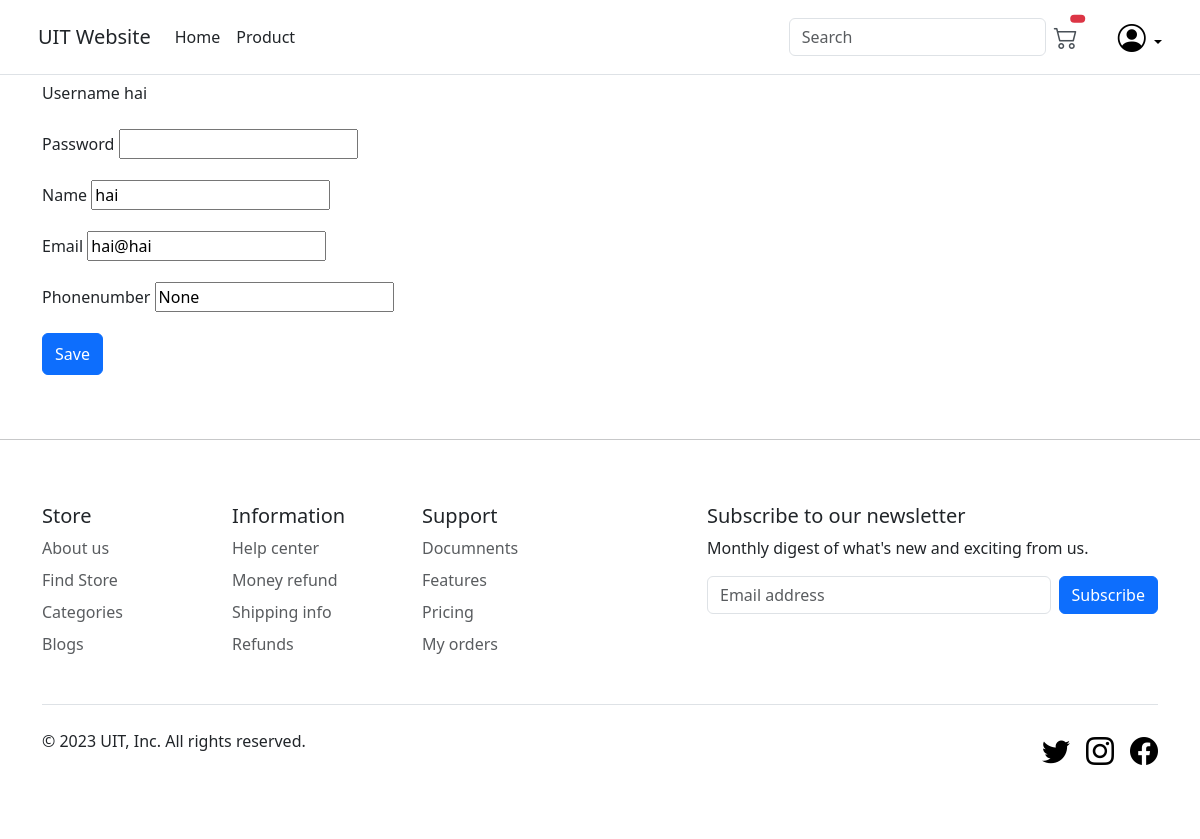
The app's page /account/ (signed in) with its own data.
### main/models.py (models this page shows, shortened)
class Customer(models.Model):
    user = models.OneToOneField(User, on_delete=models.CASCADE,null=True, blank=True)
    name = models.CharField(max_length=200, null=True)
    email = models.EmailField(max_length=200, null=True)
    phone = models.CharField(max_length=200, null=True)

### main/views.py (the view, shortened to what this page needs)
# urls.py: path('account/',views.accountPage, name='account'),
@login_required(login_url='login')   # need to login for account module
def accountPage(request):
    customer = request.user.customer    # render the page base on user
    context = {
        'customer': customer
    }
    return render(request, 'main/account.html', context)

### main/templates/main/account.html (shortened to what this page needs)
{% extends "main/base.html" %}
{% load static %}
{% block content %}
<form method="POST" action="">
    <div class="mb-3">
        <label class="form-label" for="username">Username</label>
        <label class="form-label" for="username">{{customer.user.username}}</label>
    </div>
    <div class="mb-3">
        <label class="form-label" for="password">Password</label>
        <input type="password" name="password" id="password" >
    </div>
    <div class="mb-3">
        <label class="form-label" for="name">Name</label>
        <input type="name" name="name" id="name" value="{{customer.name}}">
    </div>
    <div class="mb-3">
        <label class="form-label" for="email">Email</label>
        <input type="email" name="email" id="email" value="{{customer.email}}">
    </div>
    <div class="mb-3">
        <label class="form-label" for="phone">Phonenumber</label>
        <input type="phone" name="phone" id="phone" value="{{customer.phone}}">
    </div>
    <button class="btn btn-primary w-10 py-2" type="submit" value="Save">Save</button>
</form>
{% endblock content %}

### records on screen
Customer: user.username "hai", name "hai", email "hai@hai", phone "None"
